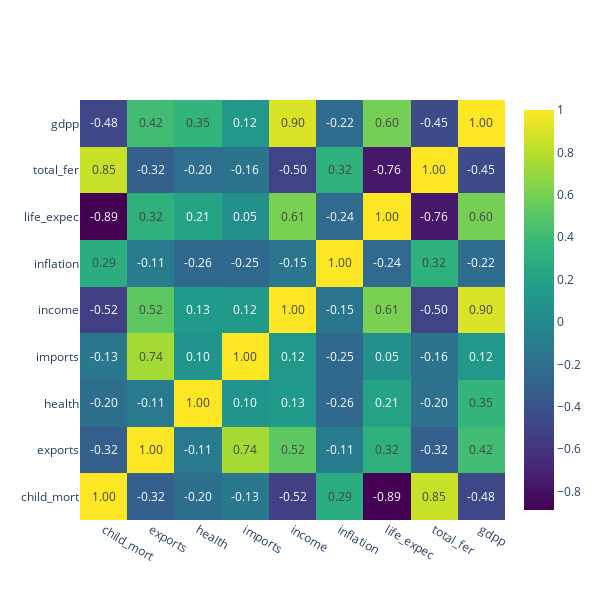

Write notebook code for a chart like this one.
### Markdown cell above
Temos escalas diferentes -> necessário normalizar.

Por mais que a normalização idealmente nao afete as relações entre as variáveis, é interessante verificar a correlação dos dados antes de normalizá-los!

### Code cell
# Ficando apenas com variáveis numéricas
paises = dados_paises.drop(columns=['country'])

# Correlações de Pearson 
# matriz_corr = pg.rcorr(paises, method = 'pearson', upper = 'pval', 
#                        decimals = 4, 
#                        pval_stars = {0.01: '***', 0.05: '**', 0.10: '*'})

# Correlação Linear
corr = paises.corr()

# Mapa de calor das correlações lineares
fig = go.Figure()
fig.add_trace(
    go.Heatmap(
        x = corr.columns,
        y = corr.index,
        z = np.array(corr),
        text=corr.values,
        texttemplate='%{text:.2f}',
        colorscale='viridis'))
fig.update_layout(
    height = 600,
    width = 600)
fig.show()

### Figure 1 — Plotly figure (JSON) as saved in the notebook; plotly's stock layout.template omitted (floating-point values rounded to 4 significant figures)
{"data": [{"colorscale": [[0, "#440154"], [0.1111, "#482878"], [0.2222, "#3e4989"], [0.3333, "#31688e"], [0.4444, "#26828e"], [0.5556, "#1f9e89"], [0.6667, "#35b779"], [0.7778, "#6ece58"], [0.8889, "#b5de2b"], [1, "#fde725"]], "text": [[1, -0.3181, -0.2004, -0.1272, -0.5243, 0.2883, -0.8867, 0.8485, -0.483], [-0.3181, 1, -0.1144, 0.7374, 0.5168, -0.1073, 0.3163, -0.32, 0.4187], [-0.2004, -0.1144, 1, 0.09572, 0.1296, -0.2554, 0.2107, -0.1967, 0.346], [-0.1272, 0.7374, 0.09572, 1, 0.1224, -0.247, 0.05439, -0.159, 0.1155], [-0.5243, 0.5168, 0.1296, 0.1224, 1, -0.1478, 0.612, -0.5018, 0.8956], [0.2883, -0.1073, -0.2554, -0.247, -0.1478, 1, -0.2397, 0.3169, -0.2216], [-0.8867, 0.3163, 0.2107, 0.05439, 0.612, -0.2397, 1, -0.7609, 0.6001], [0.8485, -0.32, -0.1967, -0.159, -0.5018, 0.3169, -0.7609, 1, -0.4549], [-0.483, 0.4187, 0.346, 0.1155, 0.8956, -0.2216, 0.6001, -0.4549, 1]], "texttemplate": "%{text:.2f}", "type": "heatmap", "x": ["child_mort", "exports", "health", "imports", "income", "inflation", "life_expec", "total_fer", "gdpp"], "y": ["child_mort", "exports", "health", "imports", "income", "inflation", "life_expec", "total_fer", "gdpp"], "z": [[1, -0.3181, -0.2004, -0.1272, -0.5243, 0.2883, -0.8867, 0.8485, -0.483], [-0.3181, 1, -0.1144, 0.7374, 0.5168, -0.1073, 0.3163, -0.32, 0.4187], [-0.2004, -0.1144, 1, 0.09572, 0.1296, -0.2554, 0.2107, -0.1967, 0.346], [-0.1272, 0.7374, 0.09572, 1, 0.1224, -0.247, 0.05439, -0.159, 0.1155], [-0.5243, 0.5168, 0.1296, 0.1224, 1, -0.1478, 0.612, -0.5018, 0.8956], [0.2883, -0.1073, -0.2554, -0.247, -0.1478, 1, -0.2397, 0.3169, -0.2216], [-0.8867, 0.3163, 0.2107, 0.05439, 0.612, -0.2397, 1, -0.7609, 0.6001], [0.8485, -0.32, -0.1967, -0.159, -0.5018, 0.3169, -0.7609, 1, -0.4549], [-0.483, 0.4187, 0.346, 0.1155, 0.8956, -0.2216, 0.6001, -0.4549, 1]]}], "layout": {"height": 600, "width": 600}}
